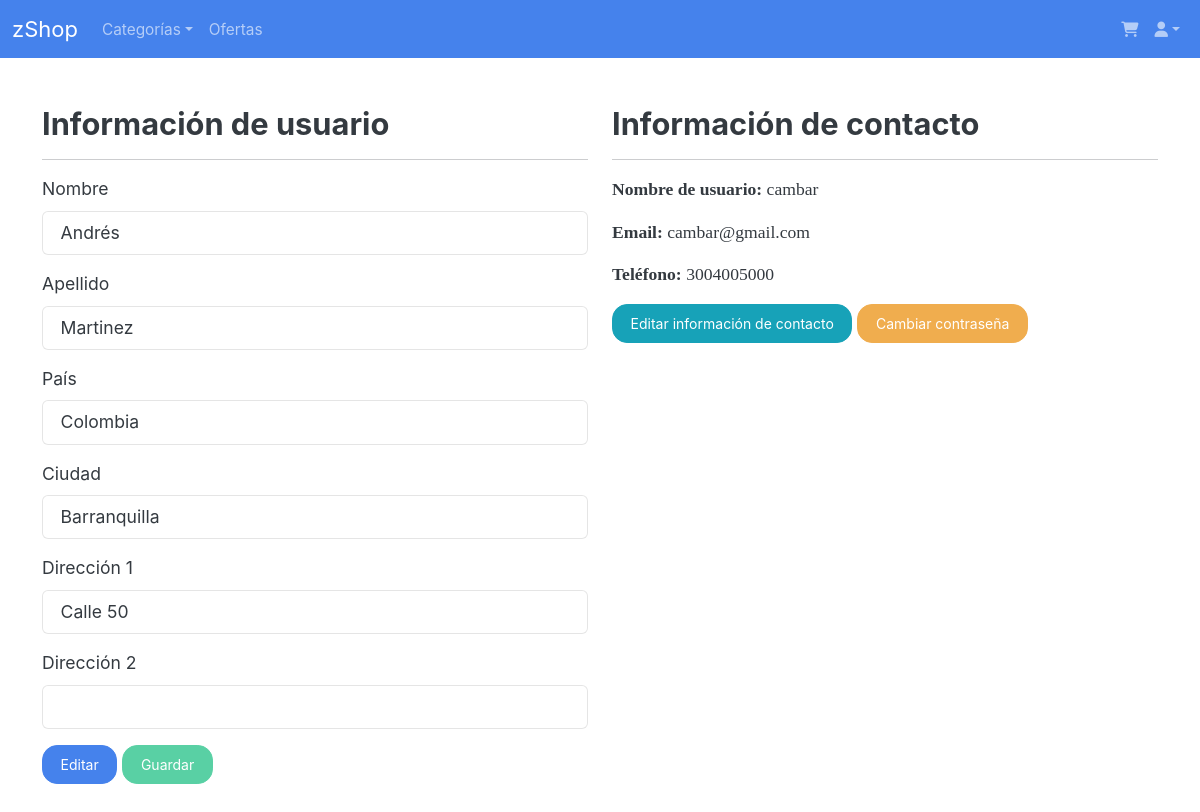
The page /account/ (signed in) on the database its author committed.
### accounts/models.py (models this page shows, shortened)
class UserData(models.Model):
    id = models.AutoField(primary_key=True)
    name = models.CharField(max_length=100, null=True)
    last_name = models.CharField(max_length=100, null=True)
    username = models.CharField(max_length=100, null=True)
    email = models.CharField(max_length=100, null=True)
    phone = models.CharField(max_length=100, null=True)
    country = models.CharField(max_length=100, null=True)
    city = models.CharField(max_length=100, null=True)
    address1 = models.CharField(max_length=100, null=True)
    address2 = models.CharField(max_length=100, null=True)

### shop/views.py (the view, shortened to what this page needs)
# urls.py: path('account/', AccountView.as_view(), name='account'),
class AccountView(TemplateView):
    template_name = 'shop/account.html'
    def get(self, request, *args, **kwargs):
        if request.user.is_authenticated:
            context = super().get_context_data(**kwargs)
            context['user'] = UserData.objects.get(username=request.user.username)
            return self.render_to_response(context)
        return redirect('accounts:login')

### template/shop/account.html (shortened to what this page needs)
{% extends 'shop/base.html' %}
{% load static %}
{% block content %}
<div class="container my-5">
    <div class="row">
        <div class="col-md-6 mb-4">
            <h3>Información de usuario</h3>
            <hr>
            <form method="post">
                <div class="mb-3">
                    <label for="name" class="form-label">Nombre</label>
                    <input type="text" class="form-control" id="name" name="name" value="{{user.name|title}}" readonly>
                </div>
                <div class="mb-3">
                    <label for="last_name" class="form-label">Apellido</label>
                    <input type="text" class="form-control" id="last_name" name="last_name" value="{{user.last_name|title}}"
                        readonly>
                </div>
                <div class="mb-3">
                    <label for="country" class="form-label">País</label>
                    <input type="text" class="form-control" id="country" name="country" value="{{user.country|title}}" readonly>
                </div>
                <div class="mb-3">
                    <label for="city" class="form-label">Ciudad</label>
                    <input type="text" class="form-control" id="city" name="city" value="{{user.city|title}}" readonly>
                </div>
                <div class="mb-3">
                    <label for="address1" class="form-label">Dirección 1</label>
                    <input type="text" class="form-control" id="address1" name="address1" value="{{user.address1|title}}" readonly>
                </div>
                <div class="mb-3">
                    <label for="address2" class="form-label">Dirección 2</label>
                    <input type="text" class="form-control" id="address2" name="address2" value="{{user.address2|title}}" readonly>
                </div>
                <button id="edit-button" type="button" class="btn btn-primary" onclick="editInfo()">Editar</button>
                <button id="save-button" type="submit" class="btn btn-success" disabled>Guardar</button>
            </form>
        </div>
        <div class="col-md-6">
            <h3>Información de contacto</h3>
            <hr>
            <p><strong>Nombre de usuario:</strong> {{ user.username }}</p>
            <p><strong>Email:</strong> {{ user.email }}</p>
            <p><strong>Teléfono:</strong> {% if user.phone %}{{ user.phone }}{% endif %}</p>
            <a href="{% url 'shop:edit_profile' %}" class="btn btn-info">Editar información de contacto</a>
            <a href="{% url 'shop:reset_password' %}" class="btn btn-warning">Cambiar contraseña</a>
        </div>
    </div>
</div>
{% endblock %}

### rows shown on the page
UserData: name "Andrés", last_name "Martinez", country "Colombia", city "Barranquilla", address1 "Calle 50", username "cambar", email "cambar@gmail.com", phone "3004005000"
